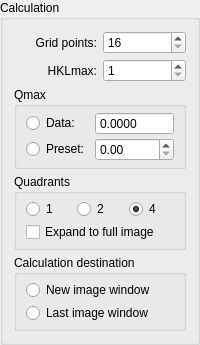
           <widget class="QGroupBox" name="grpCalculation">
            <property name="title">
             <string>Calculation</string>
            </property>
            <layout class="QGridLayout" name="gridLayout_36">
             <property name="verticalSpacing">
              <number>5</number>
             </property>
             <item row="0" column="1">
              <widget class="QSpinBox" name="intGridPoints">
               <property name="minimum">
                <number>16</number>
               </property>
               <property name="maximum">
                <number>2048</number>
               </property>
              </widget>
             </item>
             <item row="1" column="0">
              <widget class="QLabel" name="lblHKLmax">
               <property name="text">
                <string>HKLmax:</string>
               </property>
               <property name="alignment">
                <set>Qt::AlignRight|Qt::AlignTrailing|Qt::AlignVCenter</set>
               </property>
              </widget>
             </item>
             <item row="6" column="0" colspan="2">
              <widget class="QGroupBox" name="grpCalcDestCalc">
               <property name="toolTip">
                <string>Same settings as in the Configuration tab</string>
               </property>
               <property name="title">
                <string>Calculation destination</string>
               </property>
               <layout class="QVBoxLayout" name="verticalLayout_21">
                <property name="spacing">
                 <number>3</number>
                </property>
                <property name="topMargin">
                 <number>5</number>
                </property>
                <property name="bottomMargin">
                 <number>5</number>
                </property>
                <item>
                 <widget class="QRadioButton" name="radNewImageCal">
                  <property name="toolTip">
                   <string>Same settings as in the Configuration tab</string>
                  </property>
                  <property name="text">
                   <string>New image window</string>
                  </property>
                 </widget>
                </item>
                <item>
                 <widget class="QRadioButton" name="radLastImageCal">
                  <property name="toolTip">
                   <string>Same settings as in the Configuration tab</string>
                  </property>
                  <property name="text">
                   <string>Last image window</string>
                  </property>
                 </widget>
                </item>
               </layout>
              </widget>
             </item>
             <item row="1" column="1">
              <widget class="QSpinBox" name="intHKLmax">
               <property name="minimum">
                <number>1</number>
               </property>
               <property name="maximum">
                <number>9</number>
               </property>
              </widget>
             </item>
             <item row="2" column="0" colspan="2">
              <widget class="QGroupBox" name="grpEditQmaxGroup">
               <property name="title">
                <string>Qmax</string>
               </property>
               <layout class="QGridLayout" name="gridLayout_44" columnstretch="0,1">
                <property name="topMargin">
                 <number>5</number>
                </property>
                <property name="bottomMargin">
                 <number>5</number>
                </property>
                <property name="verticalSpacing">
                 <number>3</number>
                </property>
                <item row="1" column="1">
                 <widget class="QDoubleSpinBox" name="inpEditQmax"/>
                </item>
                <item row="0" column="0">
                 <widget class="QRadioButton" name="radEditQmaxData">
                  <property name="text">
                   <string>Data:</string>
                  </property>
                 </widget>
                </item>
                <item row="1" column="0">
                 <widget class="QRadioButton" name="radEditQmaxPreset">
                  <property name="text">
                   <string>Preset:</string>
                  </property>
                 </widget>
                </item>
                <item row="0" column="1">
                 <widget class="QDoubleSpinBox" name="outCalcQmax">
                  <property name="readOnly">
                   <bool>true</bool>
                  </property>
                  <property name="buttonSymbols">
                   <enum>QAbstractSpinBox::NoButtons</enum>
                  </property>
                  <property name="decimals">
                   <number>4</number>
                  </property>
                 </widget>
                </item>
               </layout>
              </widget>
             </item>
             <item row="4" column="0" colspan="2">
              <widget class="QGroupBox" name="grpQuadrants">
               <property name="title">
                <string>Quadrants</string>
               </property>
               <layout class="QGridLayout" name="gridLayout_35">
                <property name="topMargin">
                 <number>5</number>
                </property>
                <property name="bottomMargin">
                 <number>5</number>
                </property>
                <property name="verticalSpacing">
                 <number>3</number>
                </property>
                <item row="0" column="1">
                 <widget class="QRadioButton" name="radQ2">
                  <property name="text">
                   <string>2</string>
                  </property>
                 </widget>
                </item>
                <item row="0" column="2">
                 <widget class="QRadioButton" name="radQ4">
                  <property name="text">
                   <string>4</string>
                  </property>
                  <property name="checked">
                   <bool>true</bool>
                  </property>
                 </widget>
                </item>
                <item row="0" column="0">
                 <widget class="QRadioButton" name="radQ1">
                  <property name="text">
                   <string>1</string>
                  </property>
                 </widget>
                </item>
                <item row="1" column="0" colspan="3">
                 <widget class="QCheckBox" name="togExpandImage">
                  <property name="toolTip">
                   <string>use point symetry</string>
                  </property>
                  <property name="text">
                   <string>Expand to full image</string>
                  </property>
                 </widget>
                </item>
               </layout>
              </widget>
             </item>
             <item row="0" column="0">
              <widget class="QLabel" name="lblGridPoints">
               <property name="text">
                <string>Grid points:</string>
               </property>
               <property name="alignment">
                <set>Qt::AlignRight|Qt::AlignTrailing|Qt::AlignVCenter</set>
               </property>
              </widget>
             </item>
            </layout>
           </widget>
